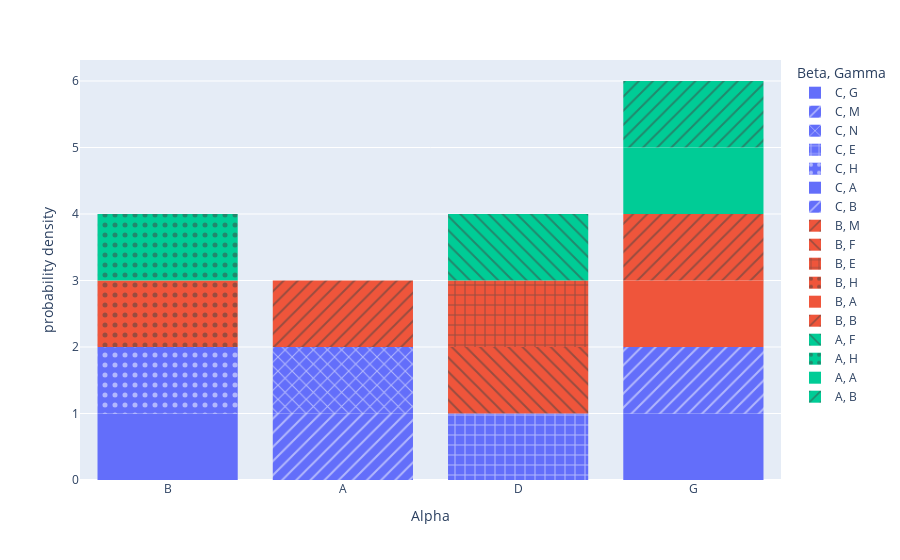

The code cell stored with this chart in its notebook:
### Code cell
fig = px.histogram(metadata, x="Alpha", histnorm='probability density', color="Beta",
                   pattern_shape="Gamma")
fig.show()

### Figure 1 — Plotly figure (JSON) as saved in the notebook; plotly's stock layout.template omitted (floating-point values rounded to 4 significant figures; data arrays with more than 128 entries replaced by an {"elided": "..."} marker saying what was removed)
{"data": [{"alignmentgroup": "True", "bingroup": "x", "histnorm": "probability density", "hovertemplate": "Beta=C<br>Gamma=G<br>Alpha=%{x}<br>probability density=%{y}<extra></extra>", "legendgroup": "C, G", "marker": {"color": "#636efa", "pattern": {"shape": ""}}, "name": "C, G", "offsetgroup": "C, G", "orientation": "v", "showlegend": true, "type": "histogram", "x": ["B", "B", "B", "B", "B", "B", "B", "B"], "xaxis": "x", "yaxis": "y"}, {"alignmentgroup": "True", "bingroup": "x", "histnorm": "probability density", "hovertemplate": "Beta=C<br>Gamma=M<br>Alpha=%{x}<br>probability density=%{y}<extra></extra>", "legendgroup": "C, M", "marker": {"color": "#636efa", "pattern": {"shape": "/"}}, "name": "C, M", "offsetgroup": "C, M", "orientation": "v", "showlegend": true, "type": "histogram", "x": {"elided": "297 str values"}, "xaxis": "x", "yaxis": "y"}, {"alignmentgroup": "True", "bingroup": "x", "histnorm": "probability density", "hovertemplate": "Beta=C<br>Gamma=N<br>Alpha=%{x}<br>probability density=%{y}<extra></extra>", "legendgroup": "C, N", "marker": {"color": "#636efa", "pattern": {"shape": "x"}}, "name": "C, N", "offsetgroup": "C, N", "orientation": "v", "showlegend": true, "type": "histogram", "x": ["A", "A", "A", "A", "A", "A", "A", "A", "A", "A", "A", "A", "A", "A", "A", "A", "A", "A", "A", "A", "A", "A", "A", "A", "A", "A", "A", "A", "A", "A", "A", "A", "A", "A", "A", "A", "A", "A", "A", "A", "A", "A", "A", "A", "A", "A", "A", "A", "A", "A", "A", "A", "A", "A", "A", "A", "A", "A", "A", "A", "A", "A", "A", "A"], "xaxis": "x", "yaxis": "y"}, {"alignmentgroup": "True", "bingroup": "x", "histnorm": "probability density", "hovertemplate": "Beta=C<br>Gamma=E<br>Alpha=%{x}<br>probability density=%{y}<extra></extra>", "legendgroup": "C, E", "marker": {"color": "#636efa", "pattern": {"shape": "+"}}, "name": "C, E", "offsetgroup": "C, E", "orientation": "v", "showlegend": true, "type": "histogram", "x": ["D", "D"], "xaxis": "x", "yaxis": "y"}, {"alignmentgroup": "True", "bingroup": "x", "histnorm": "probability density", "hovertemplate": "Beta=C<br>Gamma=H<br>Alpha=%{x}<br>probability density=%{y}<extra></extra>", "legendgroup": "C, H", "marker": {"color": "#636efa", "pattern": {"shape": "."}}, "name": "C, H", "offsetgroup": "C, H", "orientation": "v", "showlegend": true, "type": "histogram", "x": ["B", "B", "B", "B", "B", "B", "B", "B", "B", "B", "B", "B", "B", "B", "B", "B", "B", "B", "B", "B", "B"], "xaxis": "x", "yaxis": "y"}, {"alignmentgroup": "True", "bingroup": "x", "histnorm": "probability density", "hovertemplate": "Beta=C<br>Gamma=A<br>Alpha=%{x}<br>probability density=%{y}<extra></extra>", "legendgroup": "C, A", "marker": {"color": "#636efa", "pattern": {"shape": ""}}, "name": "C, A", "offsetgroup": "C, A", "orientation": "v", "showlegend": true, "type": "histogram", "x": ["G", "G", "G", "G", "G", "G"], "xaxis": "x", "yaxis": "y"}, {"alignmentgroup": "True", "bingroup": "x", "histnorm": "probability density", "hovertemplate": "Beta=C<br>Gamma=B<br>Alpha=%{x}<br>probability density=%{y}<extra></extra>", "legendgroup": "C, B", "marker": {"color": "#636efa", "pattern": {"shape": "/"}}, "name": "C, B", "offsetgroup": "C, B", "orientation": "v", "showlegend": true, "type": "histogram", "x": ["G", "G", "G", "G", "G", "G", "G", "G", "G"], "xaxis": "x", "yaxis": "y"}, {"alignmentgroup": "True", "bingroup": "x", "histnorm": "probability density", "hovertemplate": "Beta=B<br>Gamma=M<br>Alpha=%{x}<br>probability density=%{y}<extra></extra>", "legendgroup": "B, M", "marker": {"color": "#EF553B", "pattern": {"shape": "/"}}, "name": "B, M", "offsetgroup": "B, M", "orientation": "v", "showlegend": true, "type": "histogram", "x": {"elided": "148 str values"}, "xaxis": "x", "yaxis": "y"}, {"alignmentgroup": "True", "bingroup": "x", "histnorm": "probability density", "hovertemplate": "Beta=B<br>Gamma=F<br>Alpha=%{x}<br>probability density=%{y}<extra></extra>", "legendgroup": "B, F", "marker": {"color": "#EF553B", "pattern": {"shape": "\\"}}, "name": "B, F", "offsetgroup": "B, F", "orientation": "v", "showlegend": true, "type": "histogram", "x": ["D", "D", "D", "D", "D", "D", "D", "D", "D"], "xaxis": "x", "yaxis": "y"}, {"alignmentgroup": "True", "bingroup": "x", "histnorm": "probability density", "hovertemplate": "Beta=B<br>Gamma=E<br>Alpha=%{x}<br>probability density=%{y}<extra></extra>", "legendgroup": "B, E", "marker": {"color": "#EF553B", "pattern": {"shape": "+"}}, "name": "B, E", "offsetgroup": "B, E", "orientation": "v", "showlegend": true, "type": "histogram", "x": ["D", "D", "D", "D", "D", "D"], "xaxis": "x", "yaxis": "y"}, {"alignmentgroup": "True", "bingroup": "x", "histnorm": "probability density", "hovertemplate": "Beta=B<br>Gamma=H<br>Alpha=%{x}<br>probability density=%{y}<extra></extra>", "legendgroup": "B, H", "marker": {"color": "#EF553B", "pattern": {"shape": "."}}, "name": "B, H", "offsetgroup": "B, H", "orientation": "v", "showlegend": true, "type": "histogram", "x": ["B", "B", "B", "B", "B", "B", "B", "B", "B", "B", "B", "B", "B", "B", "B", "B", "B", "B", "B", "B", "B", "B", "B", "B", "B", "B", "B", "B", "B", "B"], "xaxis": "x", "yaxis": "y"}, {"alignmentgroup": "True", "bingroup": "x", "histnorm": "probability density", "hovertemplate": "Beta=B<br>Gamma=A<br>Alpha=%{x}<br>probability density=%{y}<extra></extra>", "legendgroup": "B, A", "marker": {"color": "#EF553B", "pattern": {"shape": ""}}, "name": "B, A", "offsetgroup": "B, A", "orientation": "v", "showlegend": true, "type": "histogram", "x": ["G", "G"], "xaxis": "x", "yaxis": "y"}, {"alignmentgroup": "True", "bingroup": "x", "histnorm": "probability density", "hovertemplate": "Beta=B<br>Gamma=B<br>Alpha=%{x}<br>probability density=%{y}<extra></extra>", "legendgroup": "B, B", "marker": {"color": "#EF553B", "pattern": {"shape": "/"}}, "name": "B, B", "offsetgroup": "B, B", "orientation": "v", "showlegend": true, "type": "histogram", "x": ["G", "G", "G", "G", "G", "G", "G"], "xaxis": "x", "yaxis": "y"}, {"alignmentgroup": "True", "bingroup": "x", "histnorm": "probability density", "hovertemplate": "Beta=A<br>Gamma=F<br>Alpha=%{x}<br>probability density=%{y}<extra></extra>", "legendgroup": "A, F", "marker": {"color": "#00cc96", "pattern": {"shape": "\\"}}, "name": "A, F", "offsetgroup": "A, F", "orientation": "v", "showlegend": true, "type": "histogram", "x": ["D"], "xaxis": "x", "yaxis": "y"}, {"alignmentgroup": "True", "bingroup": "x", "histnorm": "probability density", "hovertemplate": "Beta=A<br>Gamma=H<br>Alpha=%{x}<br>probability density=%{y}<extra></extra>", "legendgroup": "A, H", "marker": {"color": "#00cc96", "pattern": {"shape": "."}}, "name": "A, H", "offsetgroup": "A, H", "orientation": "v", "showlegend": true, "type": "histogram", "x": ["B", "B"], "xaxis": "x", "yaxis": "y"}, {"alignmentgroup": "True", "bingroup": "x", "histnorm": "probability density", "hovertemplate": "Beta=A<br>Gamma=A<br>Alpha=%{x}<br>probability density=%{y}<extra></extra>", "legendgroup": "A, A", "marker": {"color": "#00cc96", "pattern": {"shape": ""}}, "name": "A, A", "offsetgroup": "A, A", "orientation": "v", "showlegend": true, "type": "histogram", "x": ["G", "G", "G"], "xaxis": "x", "yaxis": "y"}, {"alignmentgroup": "True", "bingroup": "x", "histnorm": "probability density", "hovertemplate": "Beta=A<br>Gamma=B<br>Alpha=%{x}<br>probability density=%{y}<extra></extra>", "legendgroup": "A, B", "marker": {"color": "#00cc96", "pattern": {"shape": "/"}}, "name": "A, B", "offsetgroup": "A, B", "orientation": "v", "showlegend": true, "type": "histogram", "x": ["G", "G"], "xaxis": "x", "yaxis": "y"}], "layout": {"barmode": "relative", "legend": {"title": {"text": "Beta, Gamma"}, "tracegroupgap": 0}, "margin": {"t": 60}, "xaxis": {"anchor": "y", "domain": [0, 1], "title": {"text": "Alpha"}}, "yaxis": {"anchor": "x", "domain": [0, 1], "title": {"text": "probability density"}}}}
